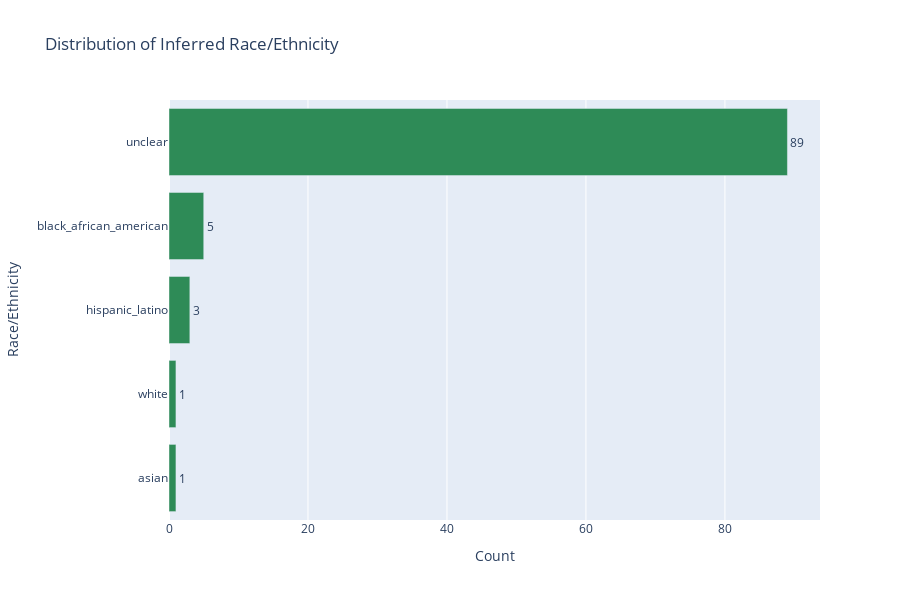

The code cell stored with this chart in its notebook:
### Code cell
# Plot race/ethnicity distribution
race_data = df['inferred_race_ethnicity'].value_counts().sort_values(ascending=True)

fig = go.Figure(data=[
	go.Bar(
		y=race_data.index,
		x=race_data.values,
		text=race_data.values,
		textposition='outside',
		orientation='h',
		marker_color='seagreen'
	)
])

fig.update_layout(
	title='Distribution of Inferred Race/Ethnicity',
	xaxis_title='Count',
	yaxis_title='Race/Ethnicity',
	height=600
)

fig.show()

# Calculate unclear rate
unclear_rate = (df['inferred_race_ethnicity'] == 'unclear').sum() / len(df) * 100
print(f"\nRace/ethnicity 'unclear' rate: {unclear_rate:.2f}%")

### Figure 1 — Plotly figure (JSON) as saved in the notebook; plotly's stock layout.template omitted (floating-point values rounded to 4 significant figures)
{"data": [{"marker": {"color": "seagreen"}, "orientation": "h", "text": [1.0, 1.0, 3.0, 5.0, 89.0], "textposition": "outside", "type": "bar", "x": [1, 1, 3, 5, 89], "y": ["asian", "white", "hispanic_latino", "black_african_american", "unclear"]}], "layout": {"height": 600, "title": {"text": "Distribution of Inferred Race/Ethnicity"}, "xaxis": {"title": {"text": "Count"}}, "yaxis": {"title": {"text": "Race/Ethnicity"}}}}
